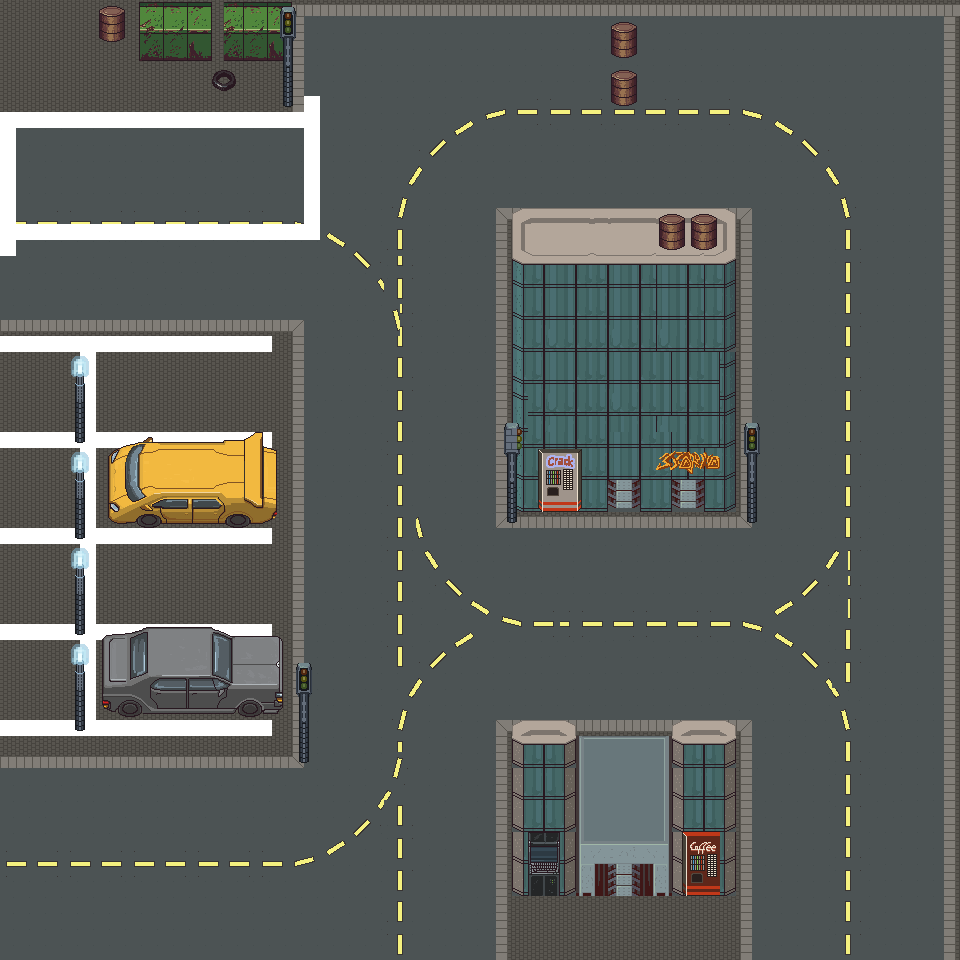

This game map was drawn from its Tiled (.tmx) file and the tilesets committed beside it. A one-line description and the trimmed map source follow:
An orthogonal 60x60 tile map with 16x16 px tiles, 7 tile layers (layer_route, layer_marquages, layer_side_walk, layer_buildings, ...), 5 tilesets.

<map version="1.2" tiledversion="1.3.1" orientation="orthogonal" renderorder="right-down" compressionlevel="0" width="60" height="60" tilewidth="16" tileheight="16" infinite="0" nextlayerid="8" nextobjectid="1">
 <tileset firstgid="1" name="Building" tilewidth="16" tileheight="16" tilecount="256" columns="16">
  <image source="Building.png" width="256" height="256" />
 </tileset>
 <tileset firstgid="257" name="Sidewalk_dark" tilewidth="16" tileheight="16" tilecount="64" columns="8">
  <image source="Sidewalk_dark.png" width="128" height="128" />
 </tileset>
 <tileset firstgid="321" name="Street" tilewidth="16" tileheight="16" tilecount="1900" columns="50">
  <image source="Street.png" width="800" height="608" />
 </tileset>
 <tileset firstgid="2221" name="Objects" tilewidth="16" tileheight="16" tilecount="256" columns="16">
  <image source="Objects.png" width="256" height="256" />
 </tileset>
 <tileset firstgid="2477" name="Cars_final" tilewidth="16" tileheight="16" tilecount="528" columns="24">
  <image source="Cars_final.png" width="384" height="352" />
 </tileset>
 <layer id="1" name="layer_route" width="60" height="60">
  <data>[3600 cells, 3600 non-empty, 11 distinct tile ids]</data>
 </layer>
 <layer id="3" name="layer_marquages" width="60" height="60">
  <data>[3600 cells, 425 non-empty, 116 distinct tile ids]</data>
 </layer>
 <layer id="2" name="layer_side_walk" width="60" height="60">
  <data>[3600 cells, 352 non-empty, 32 distinct tile ids]</data>
 </layer>
 <layer id="4" name="layer_buildings" width="60" height="60">
  <data>[3600 cells, 1064 non-empty, 142 distinct tile ids]</data>
 </layer>
 <layer id="5" name="layer_marquages_parking" width="60" height="60">
  <data>[3600 cells, 268 non-empty, 158 distinct tile ids]</data>
 </layer>
 <layer id="6" name="layer_cars" width="60" height="60">
  <data>[3600 cells, 257 non-empty, 198 distinct tile ids]</data>
 </layer>
 <layer id="7" name="test_collision" width="60" height="60">
  <data>[3600 cells, 0 non-empty, 0 distinct tile ids]</data>
 </layer>
</map>
